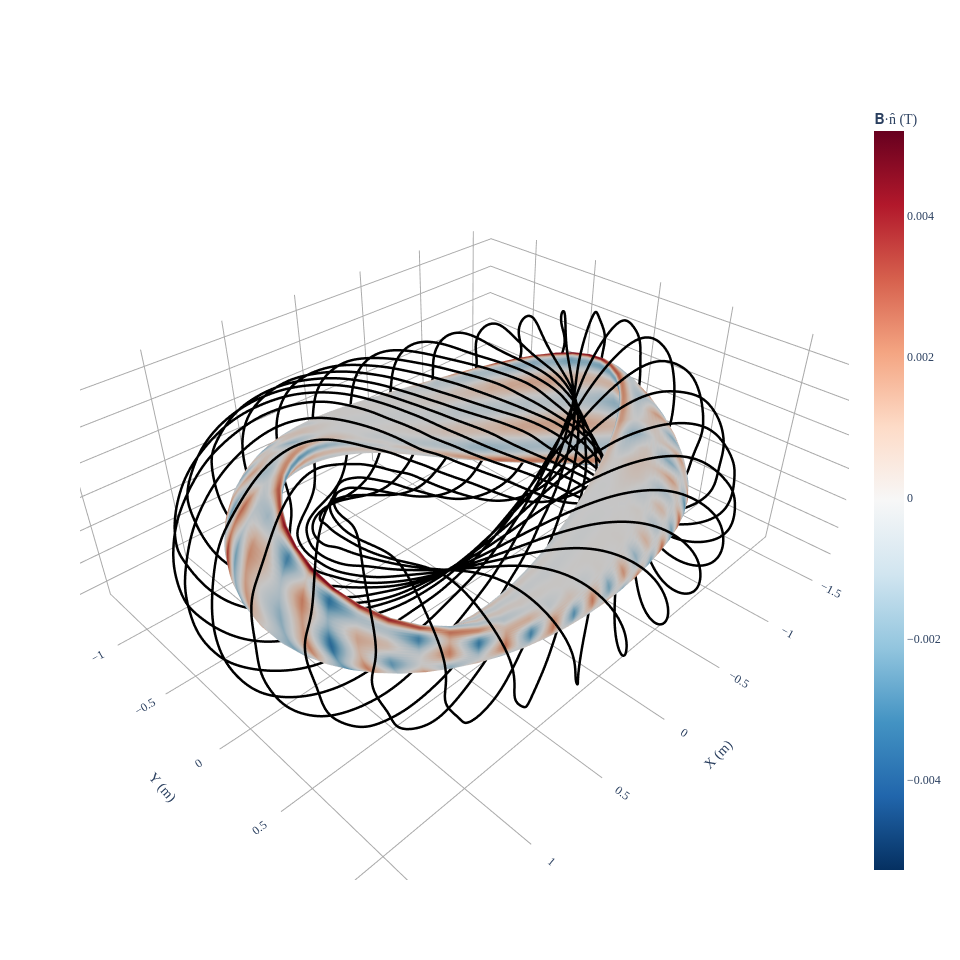

The cell this chart's notebook holds for it:
### Code cell
# visualize by plotting coils
fig = plot_3d(
    eq, "B*n", grid=LinearGridFlux(M=40, N=30, endpoint=True), field=coilset_helical
)
fig = plot_coils(coilset_helical, fig=fig)
fig.show()

### Figure 1 — Plotly figure (JSON) as saved in the notebook; plotly's stock layout.template omitted (floating-point values rounded to 4 significant figures; data arrays with more than 128 entries replaced by an {"elided": "..."} marker saying what was removed)
{"data": [{"colorbar": {"title": {"text": "𝐁·n̂ (T)"}}, "colorscale": [[0, "rgb(5,48,97)"], [0.1, "rgb(33,102,172)"], [0.2, "rgb(67,147,195)"], [0.3, "rgb(146,197,222)"], [0.4, "rgb(209,229,240)"], [0.5, "rgb(247,247,247)"], [0.6, "rgb(253,219,199)"], [0.7, "rgb(244,165,130)"], [0.8, "rgb(214,96,77)"], [0.9, "rgb(178,24,43)"], [1, "rgb(103,0,31)"]], "flatshading": true, "i": {"elided": "9760 int values"}, "intensity": {"elided": "4941 float values"}, "j": {"elided": "9760 int values"}, "k": {"elided": "9760 int values"}, "name": "𝐁·n̂ (T)", "opacity": 1, "showscale": true, "type": "mesh3d", "x": {"elided": "4941 float values"}, "y": {"elided": "4941 float values"}, "z": {"elided": "4941 float values"}}, {"hovertext": "Current = 170056.9654991294 (A)", "line": {"color": "black", "dash": "solid", "width": 5}, "marker": {"opacity": 0, "size": 0}, "name": "CoilSet[0]", "showlegend": false, "type": "scatter3d", "x": {"elided": "801 float values"}, "y": {"elided": "801 float values"}, "z": {"elided": "801 float values"}}, {"hovertext": "Current = 170056.9654991294 (A)", "line": {"color": "black", "dash": "solid", "width": 5}, "marker": {"opacity": 0, "size": 0}, "name": "CoilSet[1]", "showlegend": false, "type": "scatter3d", "x": {"elided": "801 float values"}, "y": {"elided": "801 float values"}, "z": {"elided": "801 float values"}}, {"hovertext": "Current = 170056.9654991294 (A)", "line": {"color": "black", "dash": "solid", "width": 5}, "marker": {"opacity": 0, "size": 0}, "name": "CoilSet[2]", "showlegend": false, "type": "scatter3d", "x": {"elided": "801 float values"}, "y": {"elided": "801 float values"}, "z": {"elided": "801 float values"}}, {"hovertext": "Current = 170056.9654991294 (A)", "line": {"color": "black", "dash": "solid", "width": 5}, "marker": {"opacity": 0, "size": 0}, "name": "CoilSet[3]", "showlegend": false, "type": "scatter3d", "x": {"elided": "801 float values"}, "y": {"elided": "801 float values"}, "z": {"elided": "801 float values"}}, {"hovertext": "Current = 170056.9654991294 (A)", "line": {"color": "black", "dash": "solid", "width": 5}, "marker": {"opacity": 0, "size": 0}, "name": "CoilSet[4]", "showlegend": false, "type": "scatter3d", "x": {"elided": "801 float values"}, "y": {"elided": "801 float values"}, "z": {"elided": "801 float values"}}, {"hovertext": "Current = 170056.9654991294 (A)", "line": {"color": "black", "dash": "solid", "width": 5}, "marker": {"opacity": 0, "size": 0}, "name": "CoilSet[5]", "showlegend": false, "type": "scatter3d", "x": {"elided": "801 float values"}, "y": {"elided": "801 float values"}, "z": {"elided": "801 float values"}}, {"hovertext": "Current = 170056.9654991294 (A)", "line": {"color": "black", "dash": "solid", "width": 5}, "marker": {"opacity": 0, "size": 0}, "name": "CoilSet[6]", "showlegend": false, "type": "scatter3d", "x": {"elided": "801 float values"}, "y": {"elided": "801 float values"}, "z": {"elided": "801 float values"}}, {"hovertext": "Current = 170056.9654991294 (A)", "line": {"color": "black", "dash": "solid", "width": 5}, "marker": {"opacity": 0, "size": 0}, "name": "CoilSet[7]", "showlegend": false, "type": "scatter3d", "x": {"elided": "801 float values"}, "y": {"elided": "801 float values"}, "z": {"elided": "801 float values"}}, {"hovertext": "Current = 170056.9654991294 (A)", "line": {"color": "black", "dash": "solid", "width": 5}, "marker": {"opacity": 0, "size": 0}, "name": "CoilSet[8]", "showlegend": false, "type": "scatter3d", "x": {"elided": "801 float values"}, "y": {"elided": "801 float values"}, "z": {"elided": "801 float values"}}, {"hovertext": "Current = 170056.9654991294 (A)", "line": {"color": "black", "dash": "solid", "width": 5}, "marker": {"opacity": 0, "size": 0}, "name": "CoilSet[9]", "showlegend": false, "type": "scatter3d", "x": {"elided": "801 float values"}, "y": {"elided": "801 float values"}, "z": {"elided": "801 float values"}}, {"hovertext": "Current = 170056.9654991294 (A)", "line": {"color": "black", "dash": "solid", "width": 5}, "marker": {"opacity": 0, "size": 0}, "name": "CoilSet[10]", "showlegend": false, "type": "scatter3d", "x": {"elided": "801 float values"}, "y": {"elided": "801 float values"}, "z": {"elided": "801 float values"}}, {"hovertext": "Current = 170056.9654991294 (A)", "line": {"color": "black", "dash": "solid", "width": 5}, "marker": {"opacity": 0, "size": 0}, "name": "CoilSet[11]", "showlegend": false, "type": "scatter3d", "x": {"elided": "801 float values"}, "y": {"elided": "801 float values"}, "z": {"elided": "801 float values"}}, {"hovertext": "Current = 170056.9654991294 (A)", "line": {"color": "black", "dash": "solid", "width": 5}, "marker": {"opacity": 0, "size": 0}, "name": "CoilSet[12]", "showlegend": false, "type": "scatter3d", "x": {"elided": "801 float values"}, "y": {"elided": "801 float values"}, "z": {"elided": "801 float values"}}, {"hovertext": "Current = 170056.9654991294 (A)", "line": {"color": "black", "dash": "solid", "width": 5}, "marker": {"opacity": 0, "size": 0}, "name": "CoilSet[13]", "showlegend": false, "type": "scatter3d", "x": {"elided": "801 float values"}, "y": {"elided": "801 float values"}, "z": {"elided": "801 float values"}}, {"hovertext": "Current = 170056.9654991294 (A)", "line": {"color": "black", "dash": "solid", "width": 5}, "marker": {"opacity": 0, "size": 0}, "name": "CoilSet[14]", "showlegend": false, "type": "scatter3d", "x": {"elided": "801 float values"}, "y": {"elided": "801 float values"}, "z": {"elided": "801 float values"}}, {"hovertext": "Current = 170056.9654991294 (A)", "line": {"color": "black", "dash": "solid", "width": 5}, "marker": {"opacity": 0, "size": 0}, "name": "CoilSet[15]", "showlegend": false, "type": "scatter3d", "x": {"elided": "801 float values"}, "y": {"elided": "801 float values"}, "z": {"elided": "801 float values"}}], "layout": {"font": {"family": "Times"}, "height": 960.1, "scene": {"aspectmode": "data", "xaxis": {"backgroundcolor": "white", "gridcolor": "darkgrey", "showbackground": false, "showgrid": true, "showticklabels": true, "title": {"text": "X (m)"}, "zeroline": true, "zerolinecolor": "darkgrey"}, "yaxis": {"backgroundcolor": "white", "gridcolor": "darkgrey", "showbackground": false, "showgrid": true, "showticklabels": true, "title": {"text": "Y (m)"}, "zeroline": true, "zerolinecolor": "darkgrey"}, "zaxis": {"backgroundcolor": "white", "gridcolor": "darkgrey", "showbackground": false, "showgrid": true, "showticklabels": true, "title": {"text": "Z (m)"}, "zeroline": true, "zerolinecolor": "darkgrey"}}, "title": {"text": "", "x": 0.5, "xanchor": "center", "y": 0.9, "yanchor": "top"}, "width": 960.1}}
